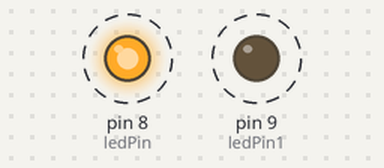
The sketch below on a simulated Arduino Uno, built with avr-gcc and run on an emulated ATmega328P. Shown: output pins drawn as LEDs (lit = HIGH). Dashed ring = blinking.

Above: at 0.1 s.
Timing chart, 0 to 3.0 s (numbered marks = the images above):
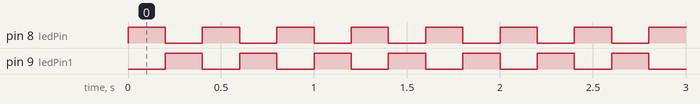

Measured:
- by itself, pin 8 (ledPin), pin 9 (ledPin1): alternates HIGH for 0.20 s and LOW for 0.20 s

The sketch:

Led_double_blinking.ino
```cpp
int ledPin=8;
int ledPin1=9;


void setup() {
  // put your setup code here, to run once:
  pinMode(ledPin, OUTPUT);
  pinMode(ledPin1, OUTPUT);

}

void loop() {
  // put your main code here, to run repeatedly:
  digitalWrite(ledPin,HIGH);
  delay(200);
  digitalWrite(ledPin,LOW);


  digitalWrite(ledPin1,HIGH);
  delay(200);
  digitalWrite(ledPin1,LOW);


}
```
